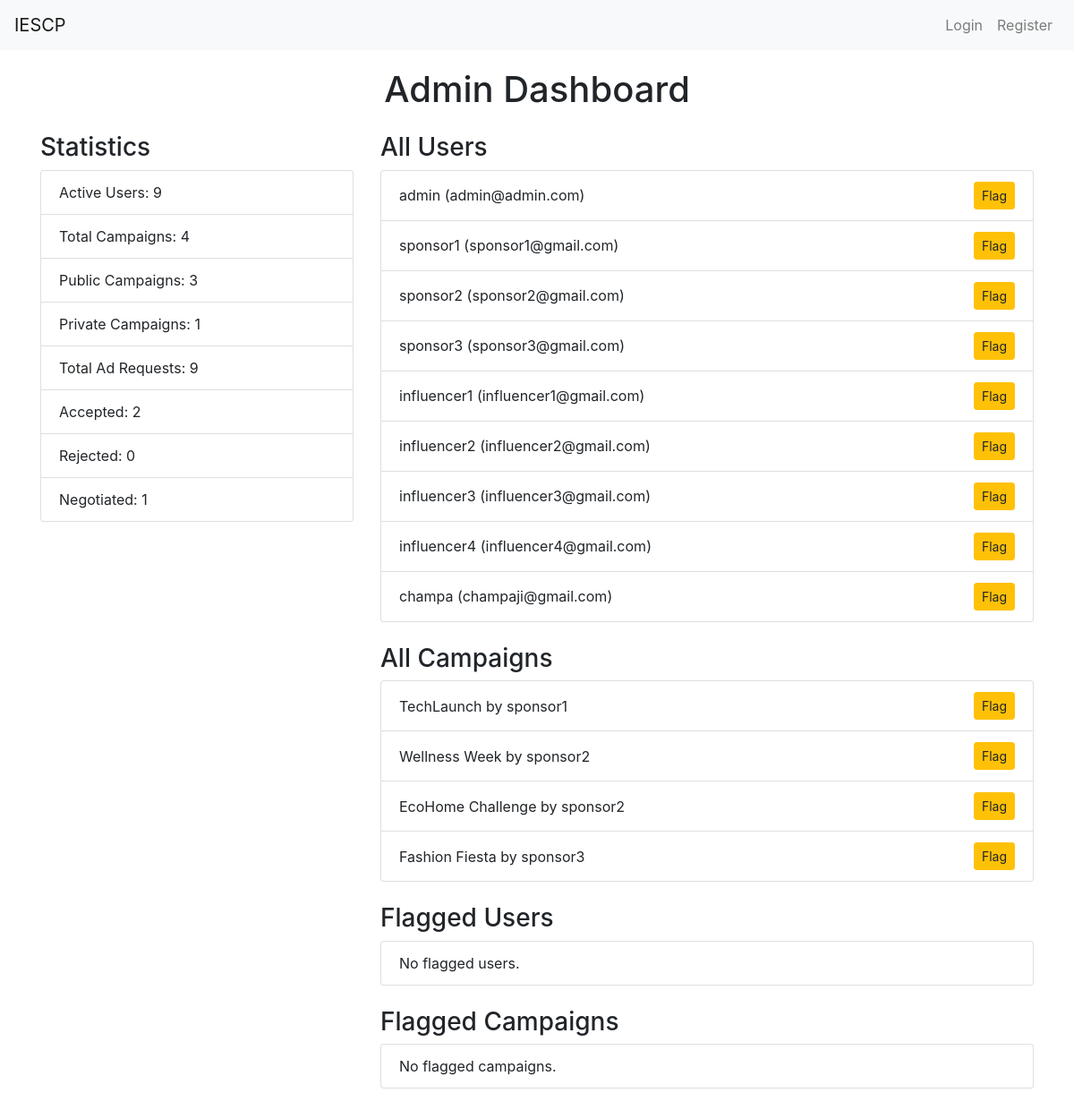
Before: /admin_dashboard with the older database file.
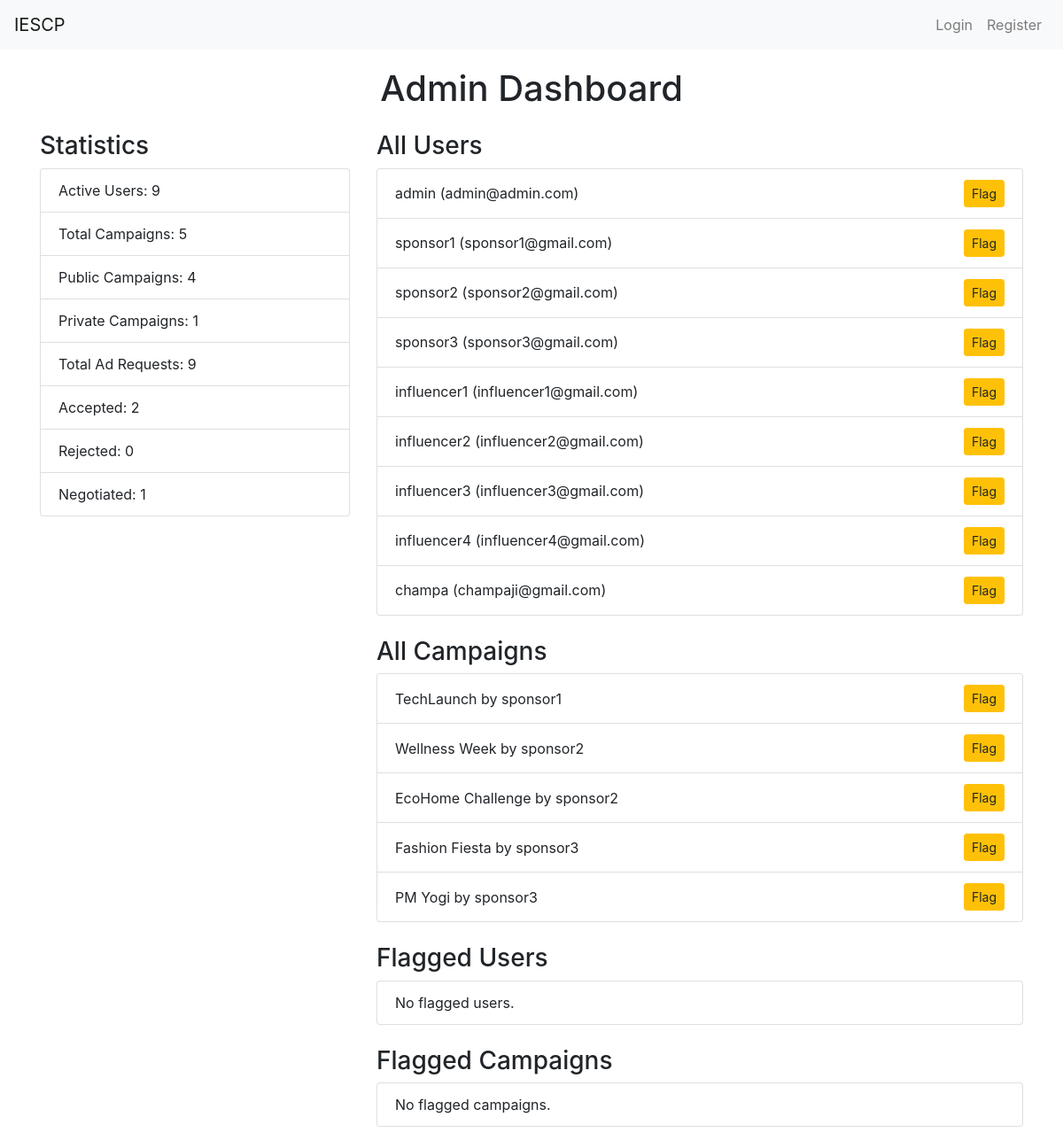
After: the same page with the newer database file.
### app.py (models this page shows, shortened)
class User(UserMixin, db.Model):
    id = db.Column(db.Integer, primary_key=True)
    username = db.Column(db.String(50), unique=True, nullable=False)
    email = db.Column(db.String(120), unique=True, nullable=False)
    password = db.Column(db.String(200), nullable=False)
    role = db.Column(db.String(20), nullable=False)  # 'admin', 'sponsor', 'influencer'
    flagged = db.Column(db.Boolean, default=False)  # Flag for inappropriate users
    campaigns = db.relationship('Campaign', backref='owner', lazy=True)
    ad_requests = db.relationship('AdRequest', backref='influencer', lazy=True)
    company_name = db.Column(db.String(100))
    industry = db.Column(db.String(100))
    budget = db.Column(db.Integer)
    category = db.Column(db.String(100)) # Health, Gaming, etc.
    niche = db.Column(db.String(100))
    followers = db.Column(db.Integer)
    platform = db.Column(db.String(10))

class Campaign(db.Model):
    id = db.Column(db.Integer, primary_key=True)
    name = db.Column(db.String(100), nullable=False)
    description = db.Column(db.String(200))
    start_date = db.Column(db.DateTime, default=db.func.current_timestamp())
    end_date = db.Column(db.DateTime)
    niche = db.Column(db.String(100))
    budget = db.Column(db.Float, nullable=False)
    owner_id = db.Column(db.Integer, db.ForeignKey('user.id'), nullable=False)
    visibility = db.Column(db.String(10))  # 'public' or 'private'
    flagged = db.Column(db.Boolean, default=False)
    ad_requests = db.relationship('AdRequest', backref='campaign', lazy=True)

### app.py (the view)
@app.route('/admin_dashboard')
def admin_dashboard():
    users = User.query.all()
    campaigns = Campaign.query.all()
    flagged_users = User.query.filter_by(flagged=True).all()
    flagged_campaigns = Campaign.query.filter_by(flagged=True).all()
    statistics = {
        'active_users': User.query.count(),  # Fixed to show total users
        'total_campaigns': Campaign.query.count(),
        'public_campaigns': Campaign.query.filter_by(visibility='public').count(),
        'private_campaigns': Campaign.query.filter_by(visibility='private').count(),
        'total_ad_requests': AdRequest.query.count(),
        'accepted_requests': AdRequest.query.filter_by(status='Accepted').count(),
        'rejected_requests': AdRequest.query.filter_by(status='Rejected').count(),
        'negotiated_requests': AdRequest.query.filter_by(status='Negotiated').count(),
    }
    return render_template(
        'admin_dashboard.html',
        users=users,
        campaigns=campaigns,
        flagged_users=flagged_users,
        flagged_campaigns=flagged_campaigns,
        **statistics
    )

### templates/admin_dashboard.html (shortened to what this page needs)
{% extends "layout.html" %}
{% block content %}
<h1 class="text-center mb-4">Admin Dashboard</h1>
<div class="row">
    <div class="col-md-4">
        <h3>Statistics</h3>
        <ul class="list-group mb-4">
            <li class="list-group-item">Active Users: {{ active_users }}</li>
            <li class="list-group-item">Total Campaigns: {{ total_campaigns }}</li>
            <li class="list-group-item">Public Campaigns: {{ public_campaigns }}</li>
            <li class="list-group-item">Private Campaigns: {{ private_campaigns }}</li>
            <li class="list-group-item">Total Ad Requests: {{ total_ad_requests }}</li>
            <li class="list-group-item">Accepted: {{ accepted_requests }}</li>
            <li class="list-group-item">Rejected: {{ rejected_requests }}</li>
            <li class="list-group-item">Negotiated: {{ negotiated_requests }}</li>
        </ul>
    </div>
    <div class="col-md-8">
        <h3>All Users</h3>
        <ul class="list-group mb-4">
            {% for user in users %}
            <li class="list-group-item d-flex justify-content-between align-items-center">
                {{ user.username }} ({{ user.email if user.email else '' }})
                <div>
                    <form method="POST" action="{{ url_for('flag_user', user_id=user.id) }}" class="d-inline">
                        <button type="submit" class="btn btn-warning btn-sm">Flag</button>
                    </form>
                </div>
            </li>
            {% else %}
            <li class="list-group-item">No users found.</li>
            {% endfor %}
        </ul>
        <h3>All Campaigns</h3>
        <ul class="list-group mb-4">
            {% for campaign in campaigns %}
            <li class="list-group-item d-flex justify-content-between align-items-center">
                {{ campaign.name }} by {{ campaign.owner.username }}
                <div>
                    <form method="POST" action="{{ url_for('flag_campaign', campaign_id=campaign.id) }}" class="d-inline">
                        <button type="submit" class="btn btn-warning btn-sm">Flag</button>
                    </form>
                </div>
            </li>
            {% else %}
            <li class="list-group-item">No campaigns found.</li>
            {% endfor %}
        </ul>
        <h3>Flagged Users</h3>
        <ul class="list-group mb-4">
            {% for flagged_user in flagged_users %}
            <li class="list-group-item d-flex justify-content-between align-items-center">
                {{ flagged_user.username }} ({{ flagged_user.email if flagged_user.email else '' }})
                <form method="POST" action="{{ url_for('remove_flag_user', user_id=flagged_user.id) }}" class="d-inline">
                    <button type="submit" class="btn btn-danger btn-sm">Remove</button>
                </form>
            </li>
            {% else %}
            <li class="list-group-item">No flagged users.</li>
            {% endfor %}
        </ul>
        <h3>Flagged Campaigns</h3>
        <ul class="list-group mb-4">
            {% for flagged_campaign in flagged_campaigns %}
            <li class="list-group-item d-flex justify-content-between align-items-center">
                {{ flagged_campaign.name }} by {{ flagged_campaign.owner.username }}
                <form method="POST" action="{{ url_for('remove_flag_campaign', campaign_id=flagged_campaign.id) }}" class="d-inline">
                    <button type="submit" class="btn btn-danger btn-sm">Remove</button>
                </form>
            </li>
            {% else %}
            <li class="list-group-item">No flagged campaigns.</li>
            {% endfor %}
        </ul>
    </div>
</div>
{% endblock %}

### templates/layout.html (shortened to what this page needs)
<!DOCTYPE html>
<html lang="en">
<head>
    <link rel="stylesheet" href="https://maxcdn.bootstrapcdn.com/bootstrap/4.5.2/css/bootstrap.min.css">
</head>
<body>
    <nav class="navbar navbar-expand-lg navbar-light bg-light">
        <a class="navbar-brand" href="{{ url_for('home') }}">IESCP</a>
        <div class="collapse navbar-collapse" id="navbarNav">
            <ul class="navbar-nav ml-auto">
                {% if current_user.is_authenticated %}
                    {% if current_user.role == 'admin' %}
                        <li class="nav-item">
                            <a class="nav-link" href="{{ url_for('admin_dashboard') }}">Dashboard</a>
                        </li>
                    {% elif current_user.role == 'sponsor' %}
                        <li class="nav-item">
                            <a class="nav-link" href="{{ url_for('sponsor_dashboard') }}">Dashboard</a>
                        </li>
                    {% elif current_user.role == 'influencer' %}
                        <li class="nav-item">
                            <a class="nav-link" href="{{ url_for('influencer_dashboard') }}">Dashboard</a>
                        </li>
                    {% endif %}
                    <li class="nav-item">
                        <a class="nav-link" href="{{ url_for('logout') }}">Logout</a>
                    </li>
                {% else %}
                    <li class="nav-item">
                        <a class="nav-link" href="{{ url_for('login') }}">Login</a>
                    </li>
                    <li class="nav-item">
                        <a class="nav-link" href="{{ url_for('register') }}">Register</a>
                    </li>
                {% endif %}
            </ul>
        </div>
    </nav>
    <div class="container">
        {% block content %}{% endblock %}
    </div>
</body>
</html>

### templates/layout.html (style rules this page uses)
.container { margin-top: 20px; }

Changed rows visible on the page:
added Campaign: name "PM Yogi", owner.username "sponsor3"
Other visible differences:
{{ total_campaigns }}: "4" → "5"
{{ public_campaigns }}: "3" → "4"
